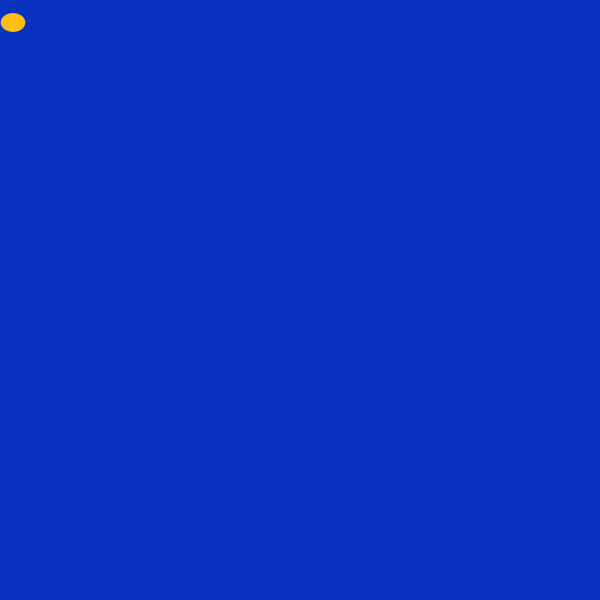
Frame 1 (no input)
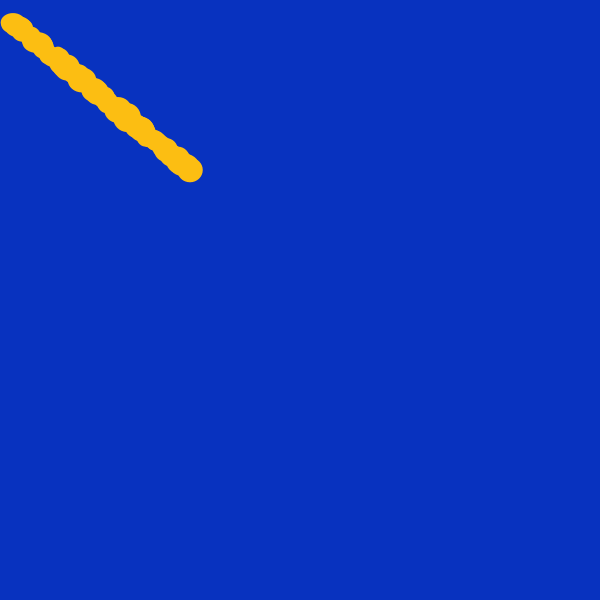
Frame 60 (the mouse pressed at the canvas centre just before this capture)
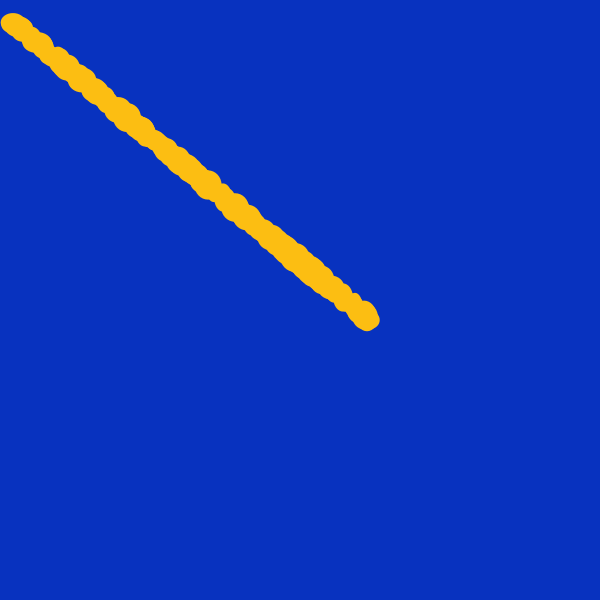
Frame 120 (the mouse held since frame 60 and released just before this capture)

The Processing sketch that drew these frames (run headless with seeded random() and noise(); from frame 60 on, the mouse is pressed at the canvas centre):

// Processing sketch: BouncingBall
// ── BouncingBall.pde

float x = 10;
float y = 20;
float speedX = 3;
float speedY = 2.5;

void setup () {
  size(600, 600);
  background(8, 50, 191);
}

void draw () {
  
  // Moviendo la pelota
  x += speedX;
  y += speedY;
  
  // Checamos que rebote
  if (x >= width || x < 0) {
    speedX *= -1;
  }
  
  if (y >= height || y < 0  ) {
    speedY *= -1;
  }
  
  // Pintar la pelota
  fill(252, 190, 18);
  noStroke();
  ellipse(x, y, random(15, 30), random(15, 30));
}
